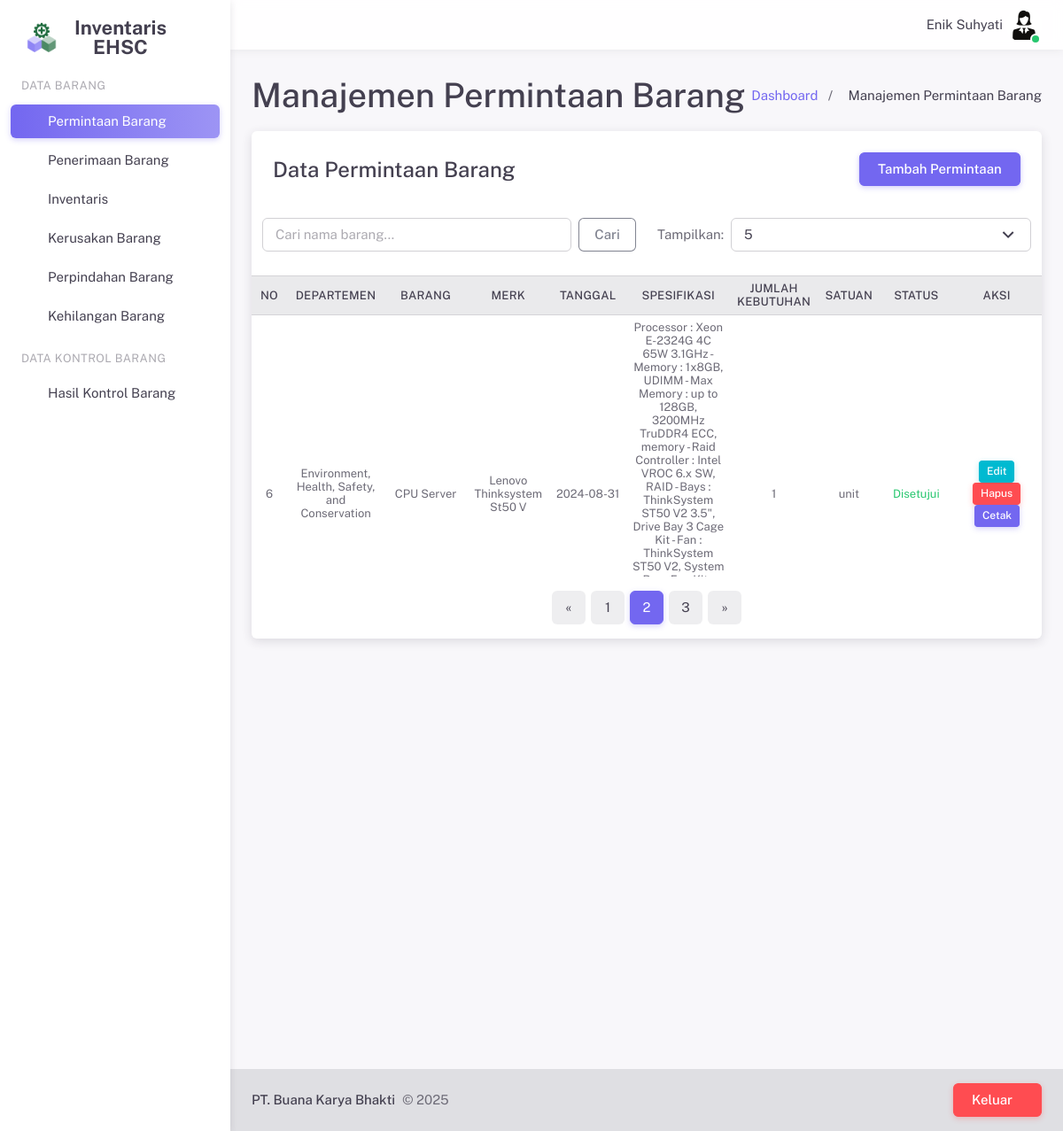
/pages/permintaanBarang.php?page=2&limit=5 (signed in), run on the app's committed database.
### tables this page shows
CREATE TABLE `user` (
  `id_user` int(11) NOT NULL,
  `nama` varchar(255) NOT NULL,
  `username` varchar(255) NOT NULL,
  `password` varchar(255) NOT NULL,
  `email` varchar(255) NOT NULL,
  `jabatan` varchar(255) NOT NULL,
  `foto` varchar(255) NOT NULL,
  `hak_akses` int(11) NOT NULL
);

CREATE TABLE `permintaan_barang` (
  `id_permintaan` int(11) NOT NULL,
  `id_departemen` int(11) NOT NULL,
  `nama_barang` varchar(25) NOT NULL,
  `merk` varchar(25) NOT NULL,
  `tanggal_permintaan` date NOT NULL,
  `spesifikasi` text NOT NULL,
  `jumlah_kebutuhan` int(11) NOT NULL,
  `satuan` varchar(20) NOT NULL,
  `status` varchar(11) NOT NULL
);

CREATE TABLE `departemen` (
  `id_departemen` int(11) NOT NULL,
  `kode_departemen` varchar(20) NOT NULL,
  `nama_departemen` varchar(255) NOT NULL
);

### server/sessionHandler.php (called while the page is built, shortened)
<?php
$id_user = $_SESSION['id_user'];
$jabatan = isset($_SESSION['jabatan']) ? $_SESSION['jabatan'] : '';
?>

### server/crudPermintaanBarang.php (called while the page is built, shortened)
<?php
$limit = isset($_GET['limit']) ? (int) $_GET['limit'] : 5;
$page = isset($_GET['page']) ? (int) $_GET['page'] : 1;
$offset = ($page - 1) * $limit;
$search = isset($_POST['search']) ? $_POST['search'] : '';
$query = "SELECT pb.*, d.nama_departemen
          FROM permintaan_barang pb
          JOIN departemen d ON pb.id_departemen = d.id_departemen
          WHERE pb.nama_barang LIKE '%$search%'
          ORDER BY pb.id_permintaan DESC
          LIMIT $limit OFFSET $offset";
$result = mysqli_query($conn, $query);
$totalQuery = "SELECT COUNT(*) as total FROM permintaan_barang WHERE nama_barang LIKE '%$search%'";
$totalResult = mysqli_query($conn, $totalQuery);
$totalRow = mysqli_fetch_assoc($totalResult);
$totalPages = ceil($totalRow['total'] / $limit);
?>

### pages/permintaanBarang.php (the view, shortened to what this page needs)
<?php
require('../server/sessionHandler.php');
require_once('../server/configDB.php');
require('../server/crudPermintaanBarang.php');
require('../layouts/header.php');
?>
<div class="layout-wrapper layout-content-navbar">
    <div class="layout-container">
        <?php require('../layouts/sidePanel.php'); ?>
        <div class="layout-page">
            <?php require('../layouts/navbar.php'); ?>
            <div class="content-wrapper">
                <div class="container-xxl flex-grow-1 container-p-y">
                    <div class="d-flex justify-content-between align-items-center mb-2">
                        <div>
                            <h2 class="mb-1">Manajemen Permintaan Barang</h2>
                        </div>
                        <div class="mt-3">
                            <nav aria-label="breadcrumb">
                                <ol class="breadcrumb breadcrumb-style1">
                                    <li class="breadcrumb-item">
                                        <a href="dashboard.php">Dashboard</a>
                                    </li>
                                    <li class="breadcrumb-item active">Manajemen Permintaan Barang</li>
                                </ol>
                            </nav>
                        </div>
                    </div>
                    <div class="card">
                        <?php if ($jabatan === 'administrasi'): ?>
                        <h4 class="card-header d-flex justify-content-between align-items-center">
                            Data Permintaan Barang
                            <button type="button" class="btn btn-primary" data-bs-toggle="modal"
                                data-bs-target="#tambahPermintaanModal">Tambah Permintaan</button>
                        </h4>
                        <?php endif; ?>
                        <div class="row p-3">
                            <div class="col-md-6">
                                <form method="POST" class="d-flex">
                                    <input type="text" class="form-control me-2" name="search"
                                        placeholder="Cari nama barang..." value="<?php echo $search; ?>">
                                    <button class="btn btn-outline-secondary" type="submit">Cari</button>
                                </form>
                            </div>
                            <div class="col-md-6">
                                <form class="d-flex justify-content-end align-items-center">
                                    <label for="limit" class="label me-2">Tampilkan:</label>
                                    <select id="limit" class="select2 form-select" onchange="location = this.value;">
                                        <option value="permintaanBarang.php?limit=5"
                                            <?php if ($limit == 5) echo 'selected'; ?>>5</option>
                                    </select>
                                </form>
                            </div>
                        </div>
                        <div class="table-responsive text-nowrap" style="max-height: 340px;">
                            <table class="table table-hover table-sm small">
                                <thead class="table-light">
                                    <tr>
                                        <th class="text-center align-middle w-50px">No</th>
                                        <th class="text-center align-middle w-120px">Departemen</th>
                                        <th class="text-center align-middle w-120px">Barang</th>
                                        <th class="text-center align-middle w-100px">Merk</th>
                                        <th class="text-center align-middle w-100px">Tanggal</th>
                                        <th class="text-center align-middle w-150px">Spesifikasi</th>
                                        <th class="text-center align-middle w-100px">Jumlah Kebutuhan</th>
                                        <th class="text-center align-middle w-80px">Satuan</th>
                                        <th class="text-center align-middle w-100px">Status</th>
                                        <th class="text-center align-middle w-150px">Aksi</th>
                                    </tr>
                                </thead>
                                <tbody>
                                    <?php
                                    $no = $offset + 1;
                                    while ($row = mysqli_fetch_assoc($result)) {
                                        $status_text = $row['status'] == 1 ? 'Disetujui' : ($row['status'] == 2 ? 'Tidak Disetujui' : 'Menunggu');
                                        $warna_status = $row['status'] == 1 ? 'text-success' : ($row['status'] == 2 ? 'text-danger' : 'text-warning');
                                    ?>
                                    <td class="text-center align-middle"><?php echo $no++; ?></td>
                                    <td class="text-center align-middle"><?php echo $row['nama_departemen']; ?></td>
                                    <td class="text-center align-middle"><?php echo $row['nama_barang']; ?></td>
                                    <td class="text-center align-middle"><?php echo $row['merk']; ?></td>
                                    <td class="text-center align-middle"><?php echo $row['tanggal_permintaan']; ?></td>
                                    <td class="text-center align-middle"><?php echo $row['spesifikasi']; ?></td>
                                    <td class="text-center align-middle"><?php echo $row['jumlah_kebutuhan']; ?></td>
                                    <td class="text-center align-middle"><?php echo $row['satuan']; ?></td>
                                    <td class="text-center align-middle">
                                        <span class="<?php echo $warna_status; ?>"><?php echo $status_text; ?></span>
                                    </td>
                                    <td class="text-center align-middle">
                                        <?php if ($jabatan === 'administrasi' || $jabatan === 'staff'): ?>
                                        <button class="btn btn-info btn-sm" data-bs-toggle="modal"
                                            data-bs-target="#modal-update-<?php echo $row['id_permintaan']; ?>">Edit</button>
                                        <?php endif; ?>
                                        <?php if ($jabatan === 'administrasi'): ?>
                                        <button type="button" class="btn btn-danger btn-sm" data-bs-toggle="modal"
                                            data-bs-target="#modal-delete-<?php echo $row['id_permintaan']; ?>">Hapus</button>
                                        <?php endif; ?>
                                        <a href="../report/printLaporanPermintaanBarang.php?id=<?php echo $row['id_permintaan']; ?>"
                                            class="btn btn-primary btn-sm <?php echo ($row['status'] == 1) ? '' : 'disabled'; ?>"
                                            <?php echo ($row['status'] == 1) ? '' : 'onclick="return false;"'; ?>>Cetak</a>
                                    </td>
                                    <?php } ?>
                                </tbody>
                            </table>
                        </div>
                        <nav aria-label="Page navigation" class="mt-4">
                            <ul class="pagination pagination-rounded justify-content-center">
                                <?php if ($page > 1) { ?>
                                <li class="page-item">
                                    <a class="page-link"
                                        href="?page=<?php echo $page - 1; ?>&limit=<?php echo $limit; ?>"
                                        aria-label="Previous">
                                        <span aria-hidden="true">&laquo;</span>
                                    </a>
                                </li>
                                <?php } ?>
                                <?php for ($i = 1; $i <= $totalPages; $i++) { ?>
                                <li class="page-item <?php if ($i == $page) echo 'active'; ?>">
                                    <a class="page-link"
                                        href="?page=<?php echo $i; ?>&limit=<?php echo $limit; ?>"><?php echo $i; ?></a>
                                </li>
                                <?php } ?>
                                <?php if ($page < $totalPages) { ?>
                                <li class="page-item">
                                    <a class="page-link"
                                        href="?page=<?php echo $page + 1; ?>&limit=<?php echo $limit; ?>"
                                        aria-label="Next">
                                        <span aria-hidden="true">&raquo;</span>
                                    </a>
                                </li>
                                <?php } ?>
                            </ul>
                        </nav>
                    </div>
                </div>
            </div>
            <?php
            require('../layouts/footer.php');
            ?>
        </div>
    </div>
</div>

### layouts/navbar.php (shortened to what this page needs)
<?php
require_once('../server/configDB.php');
$query = mysqli_query($conn, "SELECT nama, jabatan, foto FROM user WHERE id_user='$id_user'");
$user = mysqli_fetch_array($query);
$photo_path = "../upload/user/" . $user['foto'];
?>
<nav class="layout-navbar navbar navbar-expand-xl align-items-center bg-navbar-theme" id="layout-navbar">
    <div class="container-xxl">
        <div class="navbar-nav-right d-flex align-items-center" id="navbar-collapse">
            <ul class="navbar-nav flex-row align-items-center ms-auto">
                <span class="ms-2 m-1"><?php echo $user['nama']; ?></span>
                <li class="nav-item navbar-dropdown dropdown-user dropdown">
                    <a class="nav-link dropdown-toggle hide-arrow p-0" data-bs-toggle="dropdown">
                        <div class="avatar avatar-online">
                            <img src="<?php echo $photo_path; ?>" alt class="rounded-circle" />
                        </div>
                    </a>
                </li>
            </ul>
        </div>
</nav>

### pages/permintaanBarang.php (style rules this page uses)
.w-50px { width: 50px !important; }
.w-80px { width: 80px !important; }
.w-100px { width: 100px !important; }
.w-120px { width: 120px !important; }
.w-150px { width: 150px !important; }
.table-sm td, .table-sm th { padding: 0.4rem !important; }
.btn-sm { padding: 0.2rem 0.5rem !important; font-size: 0.75rem !important; }

### data on the page
user: nama "Enik Suhyati", foto (picture)
permintaan_barang: id_departemen.nama_departemen "Environment, Health, Safety, and Conservation", nama_barang "CPU Server", merk "Lenovo Thinksystem St50 V", tanggal_permintaan "2024-08-31", spesifikasi "Processor : Xeon E-2324G 4C 65W 3.1GHz - Memory : 1x8GB, UDIMM - Max Memory : up to 128GB, 3200MHz TruDDR4 ECC, memory - Raid Controller : Intel VROC 6.x SW, RAID - Bays : ThinkSystem ST50 V2 3.5\", Drive Bay 3 Cage Kit - Fan : ThinkSystem ST50 V2, System…", jumlah_kebutuhan "1", satuan "unit", status "Disetujui"
